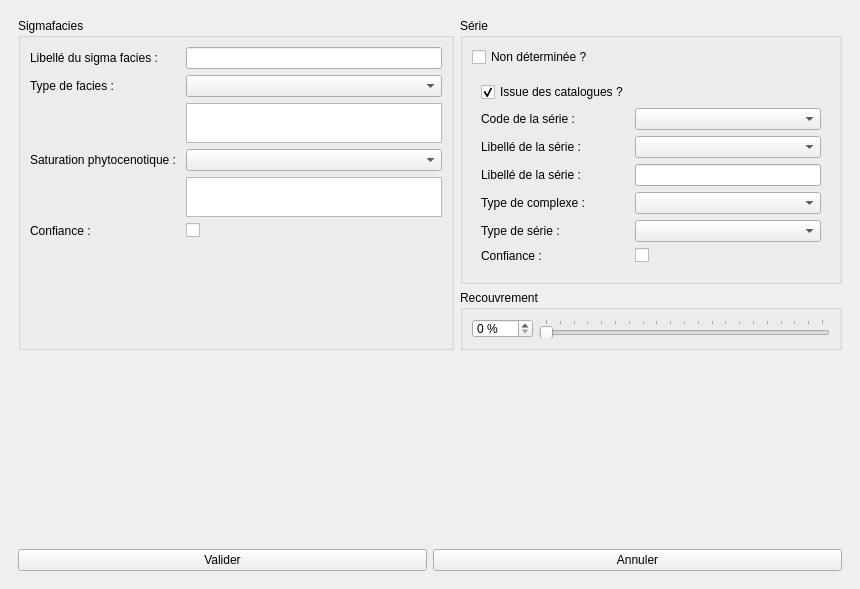
<?xml version="1.0" encoding="UTF-8"?>
<ui version="4.0">
 <class>sigmaf</class>
 <widget class="QDockWidget" name="sigmaf">
  <property name="geometry">
   <rect>
    <x>0</x>
    <y>0</y>
    <width>860</width>
    <height>589</height>
   </rect>
  </property>
  <property name="windowTitle">
   <string>Saisie d'un sigma facies</string>
  </property>
  <widget class="QWidget" name="dockWidgetContents">
   <layout class="QVBoxLayout" name="verticalLayout_2">
    <item>
     <widget class="QScrollArea" name="scrollArea">
      <property name="frameShape">
       <enum>QFrame::NoFrame</enum>
      </property>
      <property name="widgetResizable">
       <bool>true</bool>
      </property>
      <widget class="QWidget" name="wdgt_content">
       <property name="geometry">
        <rect>
         <x>0</x>
         <y>0</y>
         <width>842</width>
         <height>502</height>
        </rect>
       </property>
       <layout class="QGridLayout" name="gridLayout">
        <item row="0" column="1">
         <widget class="QGroupBox" name="gbox_serie">
          <property name="title">
           <string>Série</string>
          </property>
          <layout class="QVBoxLayout" name="verticalLayout_3">
           <item>
            <widget class="QCheckBox" name="serie_deter">
             <property name="text">
              <string>Non déterminée ?</string>
             </property>
             <property name="tristate">
              <bool>false</bool>
             </property>
            </widget>
           </item>
           <item>
            <widget class="QWidget" name="widget_serie" native="true">
             <layout class="QFormLayout" name="formLayout_2">
              <item row="0" column="0">
               <widget class="QCheckBox" name="serie_cat">
                <property name="text">
                 <string>Issue des catalogues ?</string>
                </property>
                <property name="checked">
                 <bool>true</bool>
                </property>
               </widget>
              </item>
              <item row="1" column="0">
               <widget class="QLabel" name="lb_code_ser">
                <property name="text">
                 <string>Code de la série :</string>
                </property>
               </widget>
              </item>
              <item row="1" column="1">
               <widget class="QComboBox" name="code_serie">
                <property name="enabled">
                 <bool>true</bool>
                </property>
                <property name="sizePolicy">
                 <sizepolicy hsizetype="MinimumExpanding" vsizetype="Fixed">
                  <horstretch>0</horstretch>
                  <verstretch>0</verstretch>
                 </sizepolicy>
                </property>
                <property name="inputMethodHints">
                 <set>Qt::ImhNone</set>
                </property>
                <property name="editable">
                 <bool>false</bool>
                </property>
                <property name="sizeAdjustPolicy">
                 <enum>QComboBox::AdjustToMinimumContentsLength</enum>
                </property>
               </widget>
              </item>
              <item row="2" column="0">
               <widget class="QLabel" name="lb_name_ser">
                <property name="text">
                 <string>Libellé de la série :</string>
                </property>
               </widget>
              </item>
              <item row="2" column="1">
               <widget class="QComboBox" name="lb_serie">
                <property name="sizePolicy">
                 <sizepolicy hsizetype="MinimumExpanding" vsizetype="Fixed">
                  <horstretch>0</horstretch>
                  <verstretch>0</verstretch>
                 </sizepolicy>
                </property>
                <property name="inputMethodHints">
                 <set>Qt::ImhNone</set>
                </property>
                <property name="editable">
                 <bool>false</bool>
                </property>
                <property name="sizeAdjustPolicy">
                 <enum>QComboBox::AdjustToMinimumContentsLength</enum>
                </property>
               </widget>
              </item>
              <item row="3" column="0">
               <widget class="QLabel" name="lb_name_ser_nc">
                <property name="text">
                 <string>Libellé de la série :</string>
                </property>
               </widget>
              </item>
              <item row="3" column="1">
               <widget class="QLineEdit" name="lb_serie_ln_edt">
                <property name="db_field_mapping" stdset="0">
                 <string>lb_serie</string>
                </property>
               </widget>
              </item>
              <item row="4" column="0">
               <widget class="QLabel" name="label_2">
                <property name="text">
                 <string>Type de complexe : </string>
                </property>
               </widget>
              </item>
              <item row="4" column="1">
               <widget class="QComboBox" name="type_cplx">
                <property name="sizePolicy">
                 <sizepolicy hsizetype="MinimumExpanding" vsizetype="Fixed">
                  <horstretch>0</horstretch>
                  <verstretch>0</verstretch>
                 </sizepolicy>
                </property>
                <property name="editable">
                 <bool>false</bool>
                </property>
                <property name="sizeAdjustPolicy">
                 <enum>QComboBox::AdjustToMinimumContentsLength</enum>
                </property>
               </widget>
              </item>
              <item row="5" column="0">
               <widget class="QLabel" name="label_8">
                <property name="text">
                 <string>Type de série : </string>
                </property>
               </widget>
              </item>
              <item row="5" column="1">
               <widget class="QComboBox" name="type_serie">
                <property name="sizePolicy">
                 <sizepolicy hsizetype="MinimumExpanding" vsizetype="Fixed">
                  <horstretch>0</horstretch>
                  <verstretch>0</verstretch>
                 </sizepolicy>
                </property>
                <property name="editable">
                 <bool>false</bool>
                </property>
                <property name="sizeAdjustPolicy">
                 <enum>QComboBox::AdjustToMinimumContentsLength</enum>
                </property>
               </widget>
              </item>
              <item row="6" column="0">
               <widget class="QLabel" name="label">
                <property name="text">
                 <string>Confiance :</string>
                </property>
                <property name="alignment">
                 <set>Qt::AlignLeading|Qt::AlignLeft|Qt::AlignVCenter</set>
                </property>
               </widget>
              </item>
              <item row="6" column="1">
               <widget class="QCheckBox" name="cfc_serie">
                <property name="text">
                 <string/>
                </property>
               </widget>
              </item>
             </layout>
            </widget>
           </item>
          </layout>
         </widget>
        </item>
        <item row="1" column="1">
         <widget class="QGroupBox" name="groupBox">
          <property name="sizePolicy">
           <sizepolicy hsizetype="Preferred" vsizetype="Expanding">
            <horstretch>0</horstretch>
            <verstretch>0</verstretch>
           </sizepolicy>
          </property>
          <property name="minimumSize">
           <size>
            <width>0</width>
            <height>60</height>
           </size>
          </property>
          <property name="maximumSize">
           <size>
            <width>16777215</width>
            <height>60</height>
           </size>
          </property>
          <property name="title">
           <string>Recouvrement</string>
          </property>
          <layout class="QFormLayout" name="formLayout_3">
           <item row="0" column="0">
            <widget class="QSpinBox" name="pct_recouv">
             <property name="suffix">
              <string> %</string>
             </property>
             <property name="maximum">
              <number>100</number>
             </property>
             <property name="singleStep">
              <number>5</number>
             </property>
            </widget>
           </item>
           <item row="0" column="1">
            <widget class="QSlider" name="horizontalSlider">
             <property name="maximum">
              <number>100</number>
             </property>
             <property name="singleStep">
              <number>5</number>
             </property>
             <property name="pageStep">
              <number>5</number>
             </property>
             <property name="orientation">
              <enum>Qt::Horizontal</enum>
             </property>
             <property name="tickPosition">
              <enum>QSlider::TicksAbove</enum>
             </property>
             <property name="tickInterval">
              <number>5</number>
             </property>
            </widget>
           </item>
          </layout>
         </widget>
        </item>
        <item row="3" column="0" colspan="2">
         <widget class="QWidget" name="relation_ctnr" native="true">
          <property name="enabled">
           <bool>true</bool>
          </property>
          <layout class="QVBoxLayout" name="verticalLayout_6">
           <item>
            <layout class="QVBoxLayout" name="verticalLayout_5"/>
           </item>
          </layout>
         </widget>
        </item>
        <item row="0" column="0" rowspan="2">
         <widget class="QGroupBox" name="groupBox_2">
          <property name="title">
           <string>Sigmafacies</string>
          </property>
          <layout class="QFormLayout" name="formLayout">
           <item row="0" column="0">
            <widget class="QLabel" name="lb_nom_sf">
             <property name="text">
              <string>Libellé du sigma facies :</string>
             </property>
            </widget>
           </item>
           <item row="0" column="1">
            <widget class="QLineEdit" name="lb_sigma"/>
           </item>
           <item row="1" column="0">
            <widget class="QLabel" name="label_11">
             <property name="text">
              <string>Type de facies : </string>
             </property>
            </widget>
           </item>
           <item row="1" column="1">
            <widget class="QComboBox" name="typ_facies">
             <property name="sizePolicy">
              <sizepolicy hsizetype="MinimumExpanding" vsizetype="Fixed">
               <horstretch>0</horstretch>
               <verstretch>0</verstretch>
              </sizepolicy>
             </property>
             <property name="editable">
              <bool>false</bool>
             </property>
             <property name="sizeAdjustPolicy">
              <enum>QComboBox::AdjustToMinimumContentsLength</enum>
             </property>
            </widget>
           </item>
           <item row="3" column="0">
            <widget class="QLabel" name="label_13">
             <property name="text">
              <string>Saturation phytocenotique : </string>
             </property>
            </widget>
           </item>
           <item row="3" column="1">
            <widget class="QComboBox" name="sat_phy">
             <property name="sizePolicy">
              <sizepolicy hsizetype="MinimumExpanding" vsizetype="Fixed">
               <horstretch>0</horstretch>
               <verstretch>0</verstretch>
              </sizepolicy>
             </property>
             <property name="editable">
              <bool>false</bool>
             </property>
             <property name="sizeAdjustPolicy">
              <enum>QComboBox::AdjustToMinimumContentsLength</enum>
             </property>
            </widget>
           </item>
           <item row="5" column="0">
            <widget class="QLabel" name="label_3">
             <property name="text">
              <string>Confiance :</string>
             </property>
            </widget>
           </item>
           <item row="5" column="1">
            <widget class="QCheckBox" name="cfc_facies">
             <property name="text">
              <string/>
             </property>
            </widget>
           </item>
           <item row="7" column="1">
            <widget class="QWidget" name="widget_2" native="true">
             <layout class="QHBoxLayout" name="horizontalLayout_2">
              <property name="leftMargin">
               <number>0</number>
              </property>
              <property name="topMargin">
               <number>0</number>
              </property>
              <property name="rightMargin">
               <number>0</number>
              </property>
              <property name="bottomMargin">
               <number>0</number>
              </property>
             </layout>
            </widget>
           </item>
           <item row="2" column="1">
            <widget class="QTextEdit" name="rmq_typ_fa">
             <property name="sizePolicy">
              <sizepolicy hsizetype="Expanding" vsizetype="Expanding">
               <horstretch>0</horstretch>
               <verstretch>0</verstretch>
              </sizepolicy>
             </property>
             <property name="minimumSize">
              <size>
               <width>0</width>
               <height>0</height>
              </size>
             </property>
             <property name="maximumSize">
              <size>
               <width>16777215</width>
               <height>40</height>
              </size>
             </property>
             <property name="tabChangesFocus">
              <bool>true</bool>
             </property>
             <property name="lineWrapMode">
              <enum>QTextEdit::WidgetWidth</enum>
             </property>
             <property name="lineWrapColumnOrWidth">
              <number>1</number>
             </property>
             <property name="acceptRichText">
              <bool>false</bool>
             </property>
            </widget>
           </item>
           <item row="4" column="1">
            <widget class="QTextEdit" name="rmq_sat_ph">
             <property name="sizePolicy">
              <sizepolicy hsizetype="Expanding" vsizetype="Expanding">
               <horstretch>0</horstretch>
               <verstretch>0</verstretch>
              </sizepolicy>
             </property>
             <property name="minimumSize">
              <size>
               <width>0</width>
               <height>0</height>
              </size>
             </property>
             <property name="maximumSize">
              <size>
               <width>16777215</width>
               <height>40</height>
              </size>
             </property>
             <property name="tabChangesFocus">
              <bool>true</bool>
             </property>
             <property name="lineWrapMode">
              <enum>QTextEdit::WidgetWidth</enum>
             </property>
             <property name="lineWrapColumnOrWidth">
              <number>1</number>
             </property>
             <property name="acceptRichText">
              <bool>false</bool>
             </property>
            </widget>
           </item>
          </layout>
         </widget>
        </item>
       </layout>
      </widget>
     </widget>
    </item>
    <item>
     <widget class="QWidget" name="widget" native="true">
      <layout class="QHBoxLayout" name="horizontalLayout">
       <item>
        <widget class="QPushButton" name="valid_btn">
         <property name="text">
          <string>Valider</string>
         </property>
        </widget>
       </item>
       <item>
        <widget class="QPushButton" name="cancel_btn">
         <property name="text">
          <string>Annuler</string>
         </property>
        </widget>
       </item>
      </layout>
     </widget>
    </item>
   </layout>
  </widget>
 </widget>
 <tabstops>
  <tabstop>lb_sigma</tabstop>
  <tabstop>typ_facies</tabstop>
  <tabstop>rmq_typ_fa</tabstop>
  <tabstop>sat_phy</tabstop>
  <tabstop>rmq_sat_ph</tabstop>
  <tabstop>cfc_facies</tabstop>
  <tabstop>serie_deter</tabstop>
  <tabstop>code_serie</tabstop>
  <tabstop>lb_serie</tabstop>
  <tabstop>type_cplx</tabstop>
  <tabstop>type_serie</tabstop>
  <tabstop>cfc_serie</tabstop>
  <tabstop>valid_btn</tabstop>
  <tabstop>cancel_btn</tabstop>
  <tabstop>scrollArea</tabstop>
 </tabstops>
 <resources/>
 <connections>
  <connection>
   <sender>serie_deter</sender>
   <signal>toggled(bool)</signal>
   <receiver>widget_serie</receiver>
   <slot>setHidden(bool)</slot>
   <hints>
    <hint type="sourcelabel">
     <x>239</x>
     <y>435</y>
    </hint>
    <hint type="destinationlabel">
     <x>219</x>
     <y>589</y>
    </hint>
   </hints>
  </connection>
  <connection>
   <sender>serie_cat</sender>
   <signal>toggled(bool)</signal>
   <receiver>lb_code_ser</receiver>
   <slot>setVisible(bool)</slot>
   <hints>
    <hint type="sourcelabel">
     <x>141</x>
     <y>467</y>
    </hint>
    <hint type="destinationlabel">
     <x>117</x>
     <y>493</y>
    </hint>
   </hints>
  </connection>
  <connection>
   <sender>serie_cat</sender>
   <signal>toggled(bool)</signal>
   <receiver>code_serie</receiver>
   <slot>setVisible(bool)</slot>
   <hints>
    <hint type="sourcelabel">
     <x>141</x>
     <y>467</y>
    </hint>
    <hint type="destinationlabel">
     <x>475</x>
     <y>493</y>
    </hint>
   </hints>
  </connection>
  <connection>
   <sender>serie_cat</sender>
   <signal>toggled(bool)</signal>
   <receiver>lb_name_ser_nc</receiver>
   <slot>setHidden(bool)</slot>
   <hints>
    <hint type="sourcelabel">
     <x>122</x>
     <y>467</y>
    </hint>
    <hint type="destinationlabel">
     <x>100</x>
     <y>551</y>
    </hint>
   </hints>
  </connection>
  <connection>
   <sender>serie_cat</sender>
   <signal>toggled(bool)</signal>
   <receiver>lb_serie_ln_edt</receiver>
   <slot>setHidden(bool)</slot>
   <hints>
    <hint type="sourcelabel">
     <x>122</x>
     <y>467</y>
    </hint>
    <hint type="destinationlabel">
     <x>474</x>
     <y>551</y>
    </hint>
   </hints>
  </connection>
  <connection>
   <sender>serie_cat</sender>
   <signal>toggled(bool)</signal>
   <receiver>lb_serie</receiver>
   <slot>setVisible(bool)</slot>
   <hints>
    <hint type="sourcelabel">
     <x>122</x>
     <y>467</y>
    </hint>
    <hint type="destinationlabel">
     <x>474</x>
     <y>519</y>
    </hint>
   </hints>
  </connection>
  <connection>
   <sender>serie_cat</sender>
   <signal>toggled(bool)</signal>
   <receiver>lb_name_ser</receiver>
   <slot>setVisible(bool)</slot>
   <hints>
    <hint type="sourcelabel">
     <x>122</x>
     <y>467</y>
    </hint>
    <hint type="destinationlabel">
     <x>100</x>
     <y>519</y>
    </hint>
   </hints>
  </connection>
  <connection>
   <sender>serie_cat</sender>
   <signal>toggled(bool)</signal>
   <receiver>lb_serie_ln_edt</receiver>
   <slot>clear()</slot>
   <hints>
    <hint type="sourcelabel">
     <x>122</x>
     <y>467</y>
    </hint>
    <hint type="destinationlabel">
     <x>474</x>
     <y>551</y>
    </hint>
   </hints>
  </connection>
  <connection>
   <sender>pct_recouv</sender>
   <signal>valueChanged(int)</signal>
   <receiver>horizontalSlider</receiver>
   <slot>setValue(int)</slot>
   <hints>
    <hint type="sourcelabel">
     <x>483</x>
     <y>469</y>
    </hint>
    <hint type="destinationlabel">
     <x>674</x>
     <y>471</y>
    </hint>
   </hints>
  </connection>
  <connection>
   <sender>horizontalSlider</sender>
   <signal>valueChanged(int)</signal>
   <receiver>pct_recouv</receiver>
   <slot>setValue(int)</slot>
   <hints>
    <hint type="sourcelabel">
     <x>674</x>
     <y>471</y>
    </hint>
    <hint type="destinationlabel">
     <x>483</x>
     <y>469</y>
    </hint>
   </hints>
  </connection>
 </connections>
</ui>
